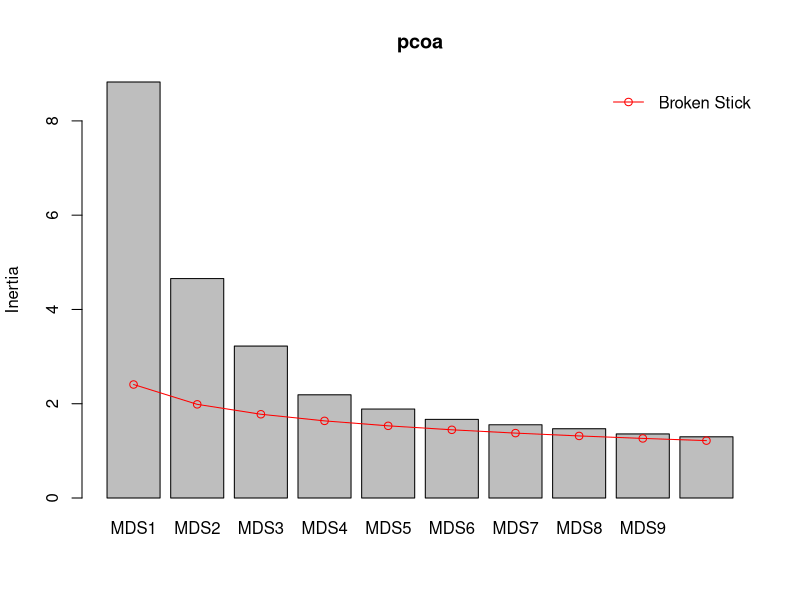
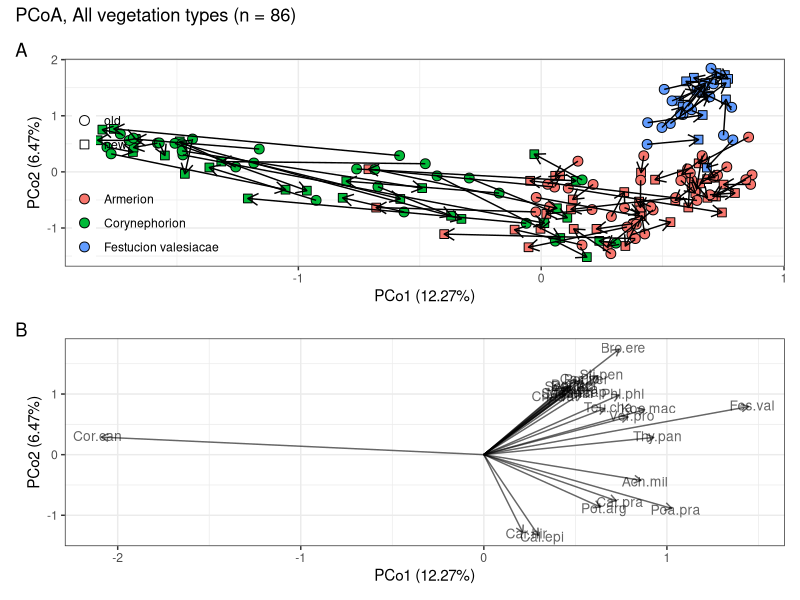
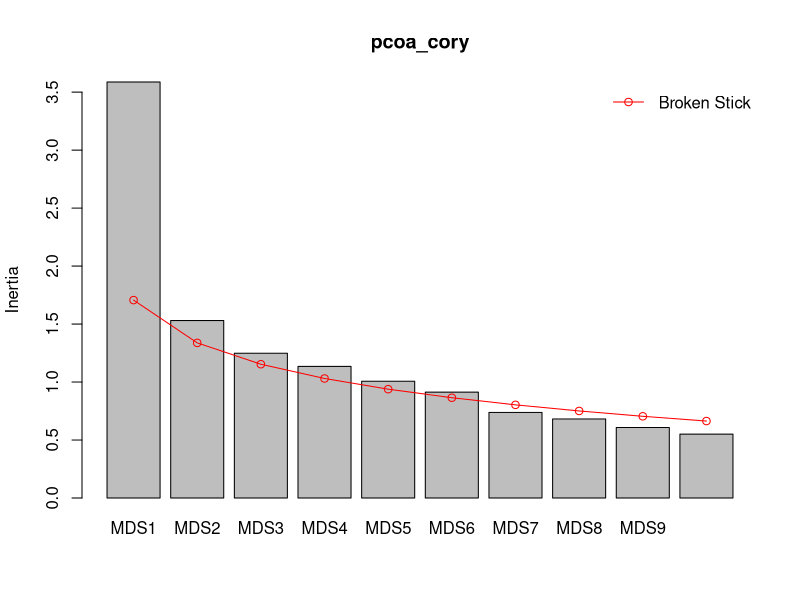
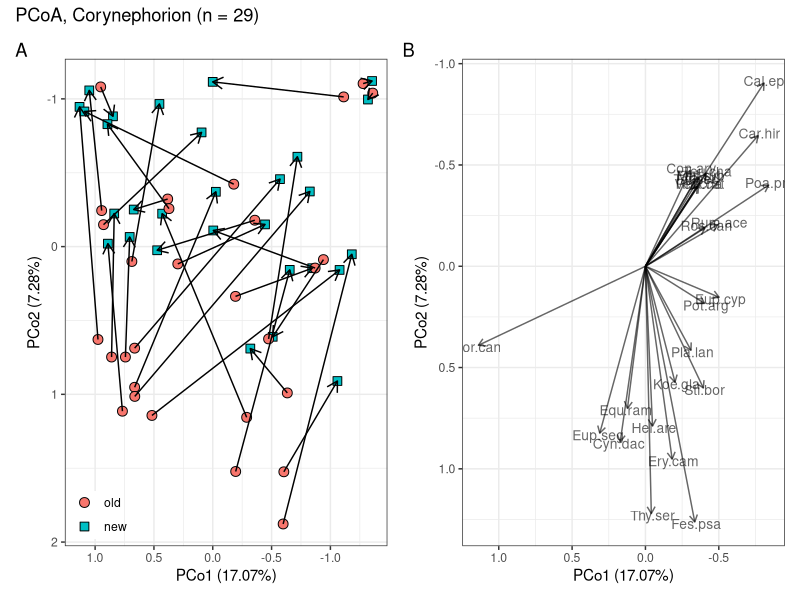
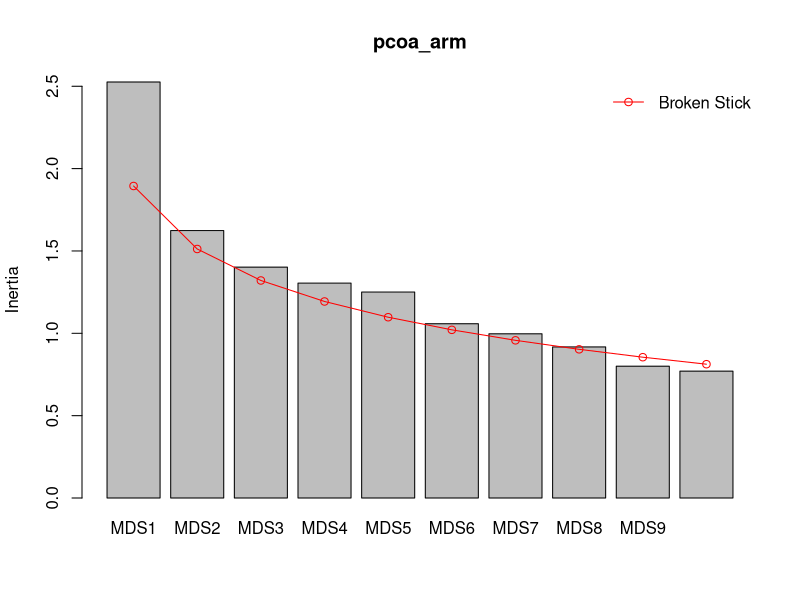
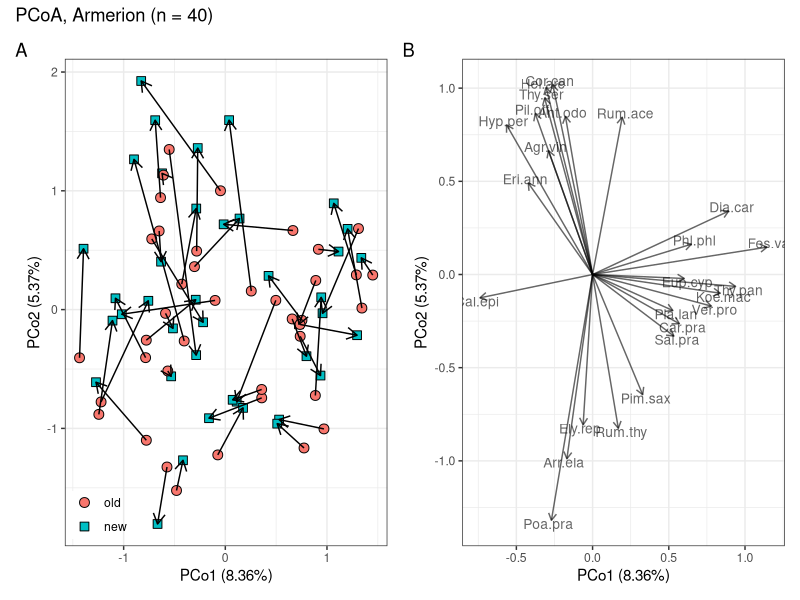
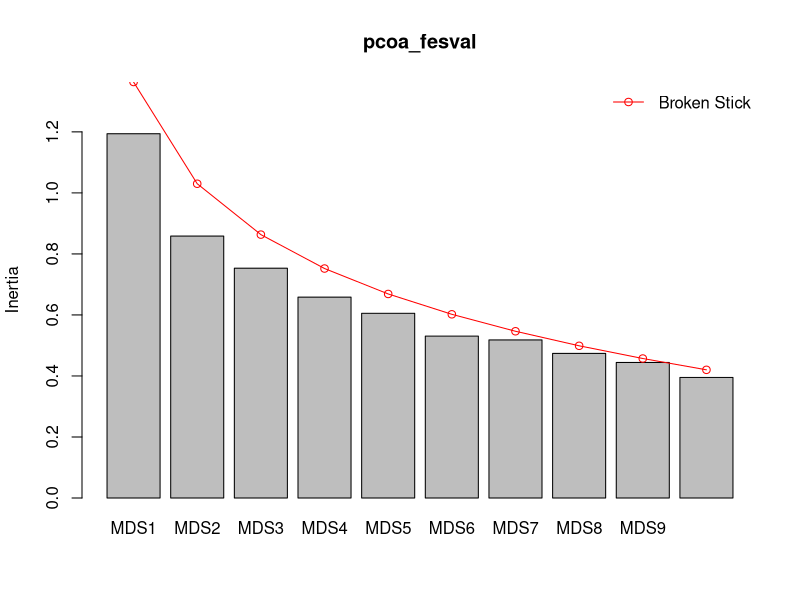
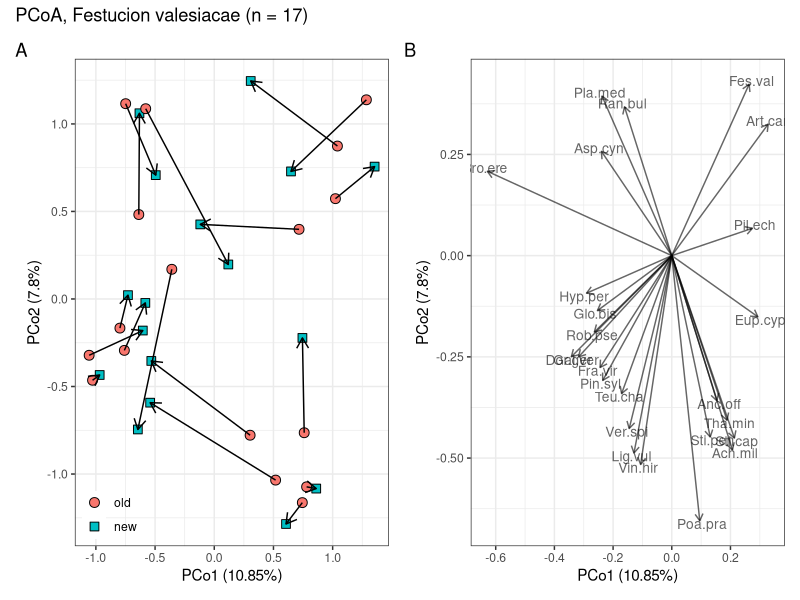

Generate these figures, in order, with R: (Note: this script raises an error after producing the figures.)
library(vegan) # v. 2.6-8
library(patchwork) # v. 1.3.0
library(ggrepel) # v. 0.9.6
library(broom) # v. 1.0.5
library(tidyverse) # v. 2.0.0
# dplyr v. 1.1.4
# forcats v. 1.0.0
# purrr v. 1.0.2
# readr v. 2.1.5
# stringr v. 1.5.0
# tibble v. 3.2.1
# tidyr v. 1.3.1

# functions ---------------------------------------------------------------

# merge same species, random overlaps
combine.cover <- function(x){
  #x = spe_cov_mod$cover_perc
  while (length(x)>1){
    x[2] <- x[1]+(100-x[1])*x[2]/100
    x <- x[-1]
  }
  return(x)
}

# data to wide format with square-root transformation of species covers
to_wide <- function(data_long){
  data_long |> 
    select(releve_nr, valid_name, cover_perc = to_br_bl_old) |> 
    pivot_wider(names_from = valid_name, values_from = cover_perc, values_fill = 0) |> 
    as.data.frame() |> 
    column_to_rownames('releve_nr') |> 
    sqrt()
}

# load data ---------------------------------------------------------------

head <- read_csv('data/pannonian_sands_resurvey_head.csv') |> 
  left_join(read_csv('data/classification.csv')) |> 
  group_by(rs_plot) |> 
  fill(cluster, .direction = 'updown') |> 
  mutate(year0 = year - lag(year), 
         year0 = ifelse(is.na(year0), 0, year0)) |> 
  ungroup() |> 
  mutate(time = fct_relevel(time, 'old', 'new')) |> 
  filter(!is.na(rs_plot)) |> 
  arrange(releve_nr)

annuals <- read_csv('data/annuals.csv') |> mutate(valid_name = str_trim(valid_name))

vernal_geo <- tibble(valid_name = c('Gagea pratensis agg.', 'Muscari neglectum', 
                                    'Ornithogalum umbellatum agg.', 'Poa bulbosa', 
                                    'Neotinea ustulata'))

spe <- read_csv('data/pannonian_sands_resurvey_spe.csv') |> 
  semi_join(head) |> 
  mutate(n = n(), .by = 'valid_name') |> 
  filter(is.na(exclude) & n > 1) |> 
  summarise(to_br_bl_old = combine.cover(to_br_bl_old), .by = c('releve_nr', 'valid_name')) |> 
  arrange(releve_nr) |> 
  anti_join(annuals) |> 
  anti_join(vernal_geo)
  
glimpse(spe)
glimpse(head)

write_csv(spe, 'data/sands_spe_long.csv')
write_csv(head, 'data/sands_head.csv')

# data preparation
spe_wide <- spe |> 
  to_wide()

# Corynephorion
head_cory <- head |> 
  filter(cluster == 'Corynephorion')

spe_wide_cory <- spe |> 
  semi_join(head_cory) |> 
  to_wide()

# Armerion
head_arm <- head |> 
  filter(cluster == 'Armerion')

spe_wide_arm <- spe |> 
  semi_join(head_arm) |> 
  to_wide()

# Festucion valesiacae
head_fesval <- head |> 
  filter(cluster == 'Festucion valesiacae')

spe_wide_fesval <- spe |> 
  semi_join(head_fesval) |> 
  to_wide()


# ordinations --------------------------------------------------------------

# unconstrained ordination
pcoa <- capscale(spe_wide ~ 1, distance = "bray", sqrt.dist = T)
screeplot(pcoa, bstick = T)
labs <- paste0('PCo', 1:9, ' (', round(eigenvals(pcoa)/sum(eigenvals(pcoa)) * 100, 2), '%)')

head_ord <- bind_cols(head, as_tibble(scores(pcoa, choices = 1:3)$sites)) 

# ordination plot 
pcoa_si <- head_ord |>
  ggplot(aes(MDS1, MDS2)) +
  geom_point(aes(fill = cluster, shape = time),
             size = 3) +
  scale_shape_manual(values = 21:22,
                     labels = c("old", "new")) +
  geom_path(aes(MDS1, MDS2, group = rs_plot), arrow = arrow(length = unit(0.3, "cm"), ends = 'first')) +
  theme_bw() +
  theme(legend.position = 'inside', 
        legend.position.inside = c(0, 0),
        legend.justification = c(0, 0), 
        legend.title = element_blank(), 
        legend.background = element_blank(),
        plot.title = element_text(size = 11))+
  guides(fill = guide_legend(override.aes = list(pch = 21)))+
  labs(x = labs[1], y = labs[2])

# ordination plot 
pcoa_si_time <- head_ord |>
  arrange(rs_plot, year) |> 
  mutate(year_diff = year - lag(year), .by = (rs_plot)) |> 
  fill(year_diff, .direction = 'updown') |>
  ggplot(aes(MDS1, MDS2)) +
  geom_point(aes(fill = year_diff, shape = time),
             size = 3) +
  scale_shape_manual(values = 21:22,
                     labels = c("old", "new")) +
  geom_path(aes(MDS1, MDS2, group = rs_plot), arrow = arrow(length = unit(0.3, "cm"), ends = 'last')) +
  theme_bw() +
  theme(legend.position = 'inside', 
        legend.position.inside = c(0, 0),
        legend.justification = c(0, 0), 
        legend.title = element_blank(), 
        legend.background = element_blank(),
        plot.title = element_text(size = 11))+
  guides(fill = guide_legend(override.aes = list(pch = 21)))+
  labs(x = labs[1], y = labs[2])

spe_fit_pcoa <- envfit(pcoa, spe_wide, display = 'si', choices = 1:2, permutations = 0) 

spe_pcoa <- as_tibble(scores(pcoa, display = 'species', scaling='si', correlation=T), 
                      rownames = 'species_name') |> 
  mutate(r = spe_fit_pcoa$vectors$r, # goodness of fit
         short_name = str_c(str_split_i(species_name, '\\s', 1) %>% str_sub(., 1, 3), # make short species names Genus species -> Gen.spe
                            str_split_i(species_name, '\\s', 2) %>% str_sub(., 1, 3), sep = '.'))

# ordination plot with species
pcoa_spe <- spe_pcoa |> 
  slice_max(r, n = 25) |> # select 40 best-fitting species
  ggplot() + 
  geom_segment(aes(x = 0, y = 0, xend = MDS1, yend = MDS2), alpha = 0.6, 
               arrow = arrow(length = unit(0.2, 'cm')), show.legend = F)+ # arrows for species
  geom_text(aes(MDS1 + 0.02 * sign(MDS1), MDS2 + 0.02 * sign(MDS2), label = short_name), # label arrows
            alpha = 0.6, cex = 3.5)+
  theme_bw()+
  labs(x = labs[1], y = labs[2])

# bind together ordination plots for sites and species
pcoa_si / pcoa_spe + plot_annotation(title = 'PCoA, All vegetation types (n = 86)', tag_levels = 'A')
ggsave('plots/pcoa_cluster.png', width = 6, height = 12)

# clusters separately ----------------------------------------------------

# Corynephorion
pcoa_cory <- capscale(spe_wide_cory ~ 1, distance = "bray", sqrt.dist = T)
screeplot(pcoa_cory, bstick = T)
labs <- paste0('PCo', 1:9, ' (', round(eigenvals(pcoa_cory)/sum(eigenvals(pcoa_cory)) * 100, 2), '%)')

head_ord_cory <- bind_cols(head_cory, as_tibble(scores(pcoa_cory)$sites)) 

# ordination plot 
pcoa_si_cory <- head_ord_cory |>
  ggplot(aes(MDS1, MDS2)) +
  geom_point(aes(fill = time, shape = time),
             size = 3) +
  # geom_text(aes(color = time, label = releve_nr),
  #            size = 3) +
  scale_shape_manual(values = 21:22,
                     labels = c("old", "new")) +
  geom_path(aes(MDS1, MDS2, group = rs_plot), arrow = arrow(length = unit(0.3, "cm"), ends = 'first'))+
  theme_bw() +
  theme(legend.position = 'inside', 
        legend.position.inside = c(0, 0),
        legend.justification = c(0, 0), 
        legend.title = element_blank(), 
        legend.background = element_blank(),
        plot.title = element_text(size = 11))+
  labs(x = labs[1], y = labs[2])


spe_fit_pcoa_cory <- envfit(pcoa_cory, spe_wide_cory, display = 'si', choices = 1:2, permutations = 0) 

spe_pcoa_cory <- as_tibble(scores(pcoa_cory, display = 'species', scaling='si', correlation=T), 
                      rownames = 'species_name') |> 
  mutate(r = spe_fit_pcoa_cory$vectors$r, # goodness of fit
         short_name = str_c(str_split_i(species_name, '\\s', 1) %>% str_sub(., 1, 3), # make short species names Genus species -> Gen.spe
                            str_split_i(species_name, '\\s', 2) %>% str_sub(., 1, 3), sep = '.'))

# ordination plot with species
pcoa_spe_cory <- spe_pcoa_cory |> 
  slice_max(r, n = 25) |> # select 40 best-fitting species
  ggplot() + 
  geom_segment(aes(x = 0, y = 0, xend = MDS1, yend = MDS2), alpha = 0.6, 
               arrow = arrow(length = unit(0.2, 'cm')), show.legend = F)+ # arrows for species
  geom_text(aes(MDS1+0.01*sign(MDS1), MDS2+0.01*sign(MDS2), label = short_name), # label arrows
            alpha = 0.6, cex = 3.5)+
  theme_bw()+
  labs(x = labs[1], y = labs[2])

# bind together ordination plots for sites and species
pcoa_si_cory + pcoa_spe_cory + plot_annotation(title = 'PCoA, Corynephorion (n = 29)', tag_levels = 'A') &
  scale_y_reverse() & scale_x_reverse()
ggsave('plots/pcoa_cory.png', width = 12, height = 6)


# Armerion
pcoa_arm <- capscale(spe_wide_arm ~ 1, distance = "bray", sqrt.dist = T)
screeplot(pcoa_arm, bstick = T)
labs <- paste0('PCo', 1:9, ' (', round(eigenvals(pcoa_arm)/sum(eigenvals(pcoa_arm)) * 100, 2), '%)')

head_ord_arm <- bind_cols(head_arm, as_tibble(scores(pcoa_arm)$sites)) 

# ordination plot 
pcoa_si_arm <- head_ord_arm |>
  ggplot(aes(MDS1, MDS2)) +
  geom_point(aes(fill = time, shape = time),
             size = 3) +
  scale_shape_manual(values = 21:22,
                     labels = c("old", "new")) +
  geom_path(aes(MDS1, MDS2, group = rs_plot), arrow = arrow(length = unit(0.3, "cm"), ends = 'first')) +
  theme_bw() +
  theme(legend.position = 'inside', 
        legend.position.inside = c(0, 0),
        legend.justification = c(0, 0), 
        legend.title = element_blank(), 
        legend.background = element_blank(),
        plot.title = element_text(size = 11))+
  labs(x = labs[1], y = labs[2])


spe_fit_pcoa_arm <- envfit(pcoa_arm, spe_wide_arm, display = 'si', choices = 1:2, permutations = 0) 

spe_pcoa_arm <- as_tibble(scores(pcoa_arm, display = 'species', scaling='si', correlation=T), 
                         rownames = 'species_name') |> 
  mutate(r = spe_fit_pcoa_arm$vectors$r, # goodness of fit
         short_name = str_c(str_split_i(species_name, '\\s', 1) %>% str_sub(., 1, 3), # make short species names Genus species -> Gen.spe
                            str_split_i(species_name, '\\s', 2) %>% str_sub(., 1, 3), sep = '.'))

# ordination plot with species
pcoa_spe_arm <- spe_pcoa_arm |> 
  slice_max(r, n = 25) |> # select 40 best-fitting species
  ggplot() + 
  geom_segment(aes(x = 0, y = 0, xend = MDS1, yend = MDS2), alpha = 0.6, 
               arrow = arrow(length = unit(0.2, 'cm')), show.legend = F)+ # arrows for species
  geom_text(aes(MDS1+0.02*sign(MDS1), MDS2+0.02*sign(MDS2), label = short_name), # label arrows
            alpha = 0.6, cex = 3.5)+
  theme_bw()+
  labs(x = labs[1], y = labs[2])

# bind together ordination plots for sites and species
pcoa_si_arm + pcoa_spe_arm + plot_annotation(title = 'PCoA, Armerion (n = 40)',  tag_levels = 'A') #&
  #scale_y_reverse() 
ggsave('plots/pcoa_arm.png', width = 12, height = 6)

# Festucion valesiacae
pcoa_fesval <- capscale(spe_wide_fesval ~ 1, distance = "bray", sqrt.dist = T)
screeplot(pcoa_fesval, bstick = T)
labs <- paste0('PCo', 1:9, ' (', round(eigenvals(pcoa_fesval)/sum(eigenvals(pcoa_fesval)) * 100, 2), '%)')

head_ord_fesval <- bind_cols(head_fesval, as_tibble(scores(pcoa_fesval)$sites)) 

# ordination plot 
pcoa_si_fesval <- head_ord_fesval |>
  ggplot(aes(MDS1, MDS2)) +
  geom_point(aes(fill = time, shape = time),
             size = 3) +
  scale_shape_manual(values = 21:22,
                     labels = c("old", "new")) +
  geom_path(aes(MDS1, MDS2, group = rs_plot), arrow = arrow(length = unit(0.3, "cm"), ends = 'first')) +
  theme_bw() +
  theme(legend.position = 'inside', 
        legend.position.inside = c(0, 0),
        legend.justification = c(0, 0), 
        legend.title = element_blank(), 
        legend.background = element_blank(),
        plot.title = element_text(size = 11))+
  labs(x = labs[1], y = labs[2])


spe_fit_pcoa_fesval <- envfit(pcoa_fesval, spe_wide_fesval, display = 'si', choices = 1:2, permutations = 0) 

spe_pcoa_fesval <- as_tibble(scores(pcoa_fesval, display = 'species', scaling='si', correlation=T), 
                         rownames = 'species_name') |> 
  mutate(r = spe_fit_pcoa_fesval$vectors$r, # goodness of fit
         short_name = str_c(str_split_i(species_name, '\\s', 1) %>% str_sub(., 1, 3), # make short species names Genus species -> Gen.spe
                            str_split_i(species_name, '\\s', 2) %>% str_sub(., 1, 3), sep = '.'))

# ordination plot with species
pcoa_spe_fesval <- spe_pcoa_fesval |> 
  slice_max(r, n = 25) |> # select 40 best-fitting species
  ggplot() + 
  geom_segment(aes(x = 0, y = 0, xend = MDS1, yend = MDS2), alpha = 0.6, 
               arrow = arrow(length = unit(0.2, 'cm')), show.legend = F)+ # arrows for species
  geom_text(aes(MDS1+0.008*sign(MDS1), MDS2+0.008*sign(MDS2), label = short_name), # label arrows
            alpha = 0.6, cex = 3.5)+
  theme_bw()+
  labs(x = labs[1], y = labs[2])

# bind together ordination plots for sites and species
pcoa_si_fesval + pcoa_spe_fesval + plot_annotation(title = 'PCoA, Festucion valesiacae (n = 17)',  tag_levels = 'A')
ggsave('plots/pcoa_fesval.png', width = 12, height = 6)

# constrained ordination --------------------------------------------------

# effect of time
dbrda <- capscale(spe_wide ~ head$year0 + Condition(as.factor(head$rs_plot)), 
                 distance = "bray", sqrt.dist = T)

eig <- paste0(names(eigenvals(dbrda)), ' (', round(eigenvals(dbrda)/sum(eigenvals(dbrda))*100, 1), '%)')

# significance test
anova(dbrda, permutations = how(blocks = as.factor(head$rs_plot), nperm = 999))
# significant change in time

# significantly increasing and decreasing species
dbrda_spe <- envfit(dbrda, spe_wide, choices = 1, 
                   permutations = how(blocks = as.factor(head$rs_plot), nperm = 999), display = "lc")

# filter species significantly correlated with the constrained axis
sig_spe <- as_tibble(dbrda_spe$vectors$arrows, rownames = "SpecName_Layer") |> 
  bind_cols(p = dbrda_spe$vectors$pvals, r = dbrda_spe$vectors$r)  |>  
  filter(p < 0.05) |> 
  arrange(CAP1, p) |> 
  write_csv('results/increasing_decreasing_species_all.csv')

# effect of time, clusters separately
# Festucion valesiacae
dbrda_fesval <- capscale(spe_wide_fesval ~ head_fesval$year0 + Condition(as.factor(head_fesval$rs_plot)), 
                  distance = "bray", sqrt.dist = T)

eig_fesval <- paste0(names(eigenvals(dbrda_fesval)), ' (', round(eigenvals(dbrda_fesval)/sum(eigenvals(dbrda_fesval))*100, 1), '%)')

# significance test
anova(dbrda_fesval, permutations = how(blocks = as.factor(head_fesval$rs_plot), nperm = 999))
# significant change in time

# significantly increasing and decreasing species
dbrda_spe_fesval <- envfit(dbrda_fesval, spe_wide_fesval, choices = 1, 
                    permutations = how(blocks = as.factor(head_fesval$rs_plot), nperm = 999), display = "lc")

# filter species significantly correlated with the constrained axis
sig_spe_fesval <- as_tibble(dbrda_spe_fesval$vectors$arrows, rownames = "SpecName_Layer") |> 
  bind_cols(p = dbrda_spe_fesval$vectors$pvals, r = dbrda_spe_fesval$vectors$r)  |>  
  filter(p < 0.05) |> 
  arrange(CAP1, p)|> 
  write_csv('results/increasing_decreasing_species_fesval.csv')


# Armerion
dbrda_arm <- capscale(spe_wide_arm ~ head_arm$year0 + Condition(as.factor(head_arm$rs_plot)), 
                     distance = "bray", sqrt.dist = T)

eig_arm <- paste0(names(eigenvals(dbrda_arm)), ' (', round(eigenvals(dbrda_arm)/sum(eigenvals(dbrda_arm))*100, 1), '%)')

# significance test
anova(dbrda_arm, permutations = how(blocks = as.factor(head_arm$rs_plot), nperm = 999))
# significant change in time

# significantly increasing and decreasing species
dbrda_spe_arm <- envfit(dbrda_arm, spe_wide_arm, choices = 1, 
                       permutations = how(blocks = as.factor(head_arm$rs_plot), nperm = 999), display = "lc")

# filter species significantly correlated with the constrained axis
sig_spe_arm <- as_tibble(dbrda_spe_arm$vectors$arrows, rownames = "SpecName_Layer") |> 
  bind_cols(p = dbrda_spe_arm$vectors$pvals, r = dbrda_spe_arm$vectors$r)  |>  
  filter(p < 0.05) |> 
  arrange(CAP1, p) |> 
  write_csv('results/increasing_decreasing_species_arm.csv')

# Corynephorion
dbrda_cory <- capscale(spe_wide_cory ~ head_cory$year0 + Condition(as.factor(head_cory$rs_plot)), 
                     distance = "bray", sqrt.dist = T)

eig_cory <- paste0(names(eigenvals(dbrda_cory)), ' (', round(eigenvals(dbrda_cory)/sum(eigenvals(dbrda_cory))*100, 1), '%)')

# significance test
anova(dbrda_cory, permutations = how(blocks = as.factor(head_cory$rs_plot), nperm = 999))
# significant change in time

# significantly increasing and decreasing species
dbrda_spe_cory <- envfit(dbrda_cory, spe_wide_cory, choices = 1, 
                       permutations = how(blocks = as.factor(head_cory$rs_plot), nperm = 999), display = "lc")

# filter species significantly correlated with the constrained axis
sig_spe_cory <- as_tibble(dbrda_spe_cory$vectors$arrows, rownames = "SpecName_Layer") |> 
  bind_cols(p = dbrda_spe_cory$vectors$pvals, r = dbrda_spe_cory$vectors$r)  |>  
  filter(p < 0.05) |> 
  arrange(CAP1, p) |> 
  write_csv('results/increasing_decreasing_species_cory.csv')

# shortcuts of species names
spe_pcoa |> 
  slice_max(r, n = 25) |> 
  bind_rows(spe_pcoa_cory |> 
    slice_max(r, n = 25)) |> 
  bind_rows(spe_pcoa_arm |> 
    slice_max(r, n = 25)) |> 
  bind_rows(spe_pcoa_fesval |> 
    slice_max(r, n = 25)) |> 
  arrange(short_name) |> 
  distinct(short_name, species_name) |> 
  write_csv('results/species_shortcuts.csv')


# table with frequencies of individual species ----------------------------

spe_freq <- spe |> 
  left_join(head) |> 
  group_by(valid_name, time) |> 
  summarise(n = n(), .groups = 'drop') |> 
  arrange(valid_name, desc(n)) |> 
  pivot_wider(names_from = time, values_from = n, values_fill = 0) |>
  #mutate(bin_test = map2(new, old, ~binom.test(.x, .x + .y, p = 0.5, alternative = 'two.sided')))
  write_csv('results/spe_freq.csv')

spe_freq_cl <- spe |> 
  left_join(head) |> 
  group_by(valid_name, time, cluster) |> 
  summarise(n = n(), .groups = 'drop') |> 
  arrange(valid_name, desc(n)) |> 
  pivot_wider(names_from = time, values_from = n, values_fill = 0) |>
  #mutate(bin_test = map2(new, old, ~binom.test(.x, .x + .y, p = 0.5, alternative = 'two.sided')))
  write_csv('results/spe_freq_cluster.csv')


spe_abu <- spe |> 
  left_join(head) |> 
  group_by(valid_name, time) |> 
  summarise(n = sum(to_br_bl_old), .groups = 'drop') |> 
  arrange(valid_name, desc(n)) |> 
  pivot_wider(names_from = time, values_from = n, values_fill = 0)

# dissimilarity between the old and new plots vs interval length ----------

dissim <- head |> 
  select(rs_plot, year, time) |> 
  distinct() |> 
  pivot_wider(names_from = time, values_from = year) |> 
  mutate(time_diff = new - old) |> 
  select(-old, -new) 

# Join metadata to species data
data_combined <- head |>
  select(releve_nr, rs_plot) |> 
  bind_cols(spe_wide)

# Nest by pair_id to create sub-tibbles of 2 plots each
results <- data_combined |>
  group_by(rs_plot) |>
  nest() |>
  mutate(
    bray_curtis = map_dbl(data, ~ {
      sp_data <- select(.x, -rs_plot, -releve_nr)
      dist(vegdist(sp_data, method = "bray")) # only 1 distance in a pair
    }),
    plot1 = map_chr(data, ~ .x$releve_nr[1]),
    plot2 = map_chr(data, ~ .x$releve_nr[2])
  ) |>
  select(rs_plot, plot1, plot2, bray_curtis) |> 
  left_join(head |> 
              select(rs_plot, year, time) |> 
              distinct() |> 
              pivot_wider(names_from = time, values_from = year) |> 
              mutate(time_diff = new - old) |> 
              select(-old, -new)) |> 
  left_join(head |> distinct(rs_plot, cluster))

results |> 
  ggplot(aes(time_diff, bray_curtis, fill = cluster)) +
  geom_point(pch = 21) +
  geom_smooth(method = 'lm') +
  labs(x = 'Time difference (years)', y = 'Bray-Curtis dissimilarity') +
  theme_bw() +
  theme(legend.position = 'none')

results2 <- results |> filter(cluster == 'Corynephorion')

m1 <- lm(bray_curtis ~ time_diff, data = results2)

summary(m1)
anova(m1)


